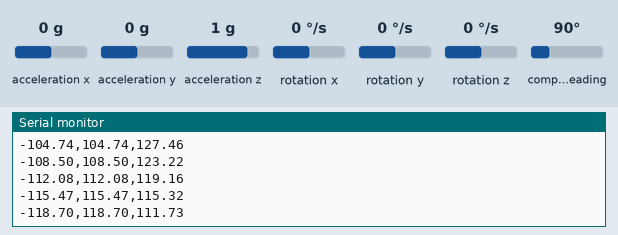
The sketch below on a simulated Arduino Uno, built with avr-gcc and run on an emulated ATmega328P. Parts: the last lines printed to the serial monitor. Inputs (shaded band) come from the test bench; at power-on: acceleration x 0 g, acceleration y 0 g, acceleration z 1 g, rotation x 0 °/s, rotation y 0 °/s, compass heading 90°, rotation z 0 °/s.

Above: at 1.2 s.
1.3 s: acceleration x set to -1.4 g
At 1.31 s:
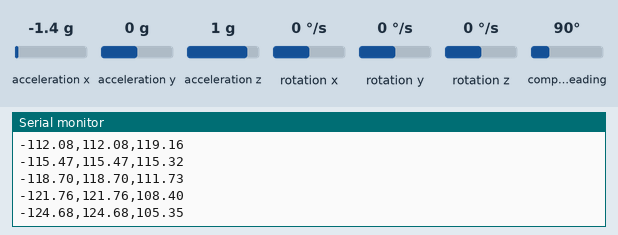
2.8 s: acceleration y set to -1.4 g
At 2.85 s:
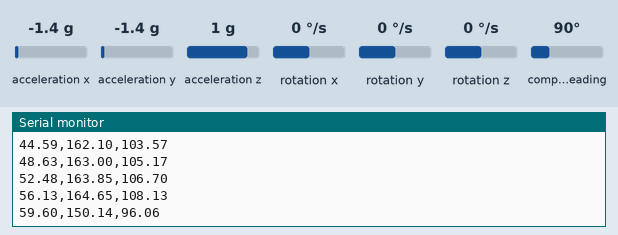
4.3 s: acceleration z set to -1.4 g
At 4.32 s:
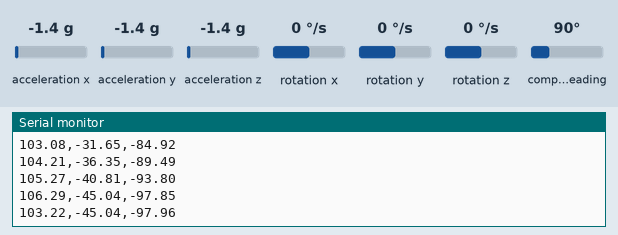
5.8 s: rotation x set to -192 °/s
At 5.85 s:
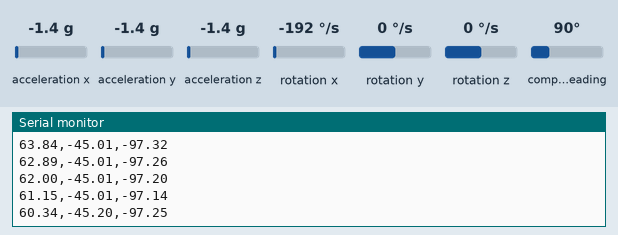
7.3 s: rotation y set to -192 °/s
At 7.32 s:
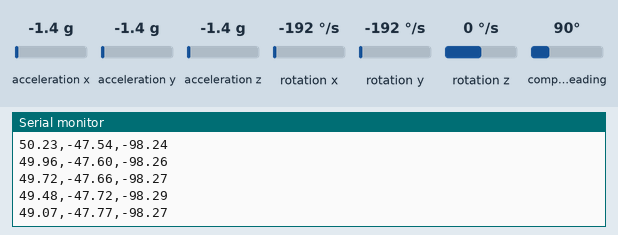
8.8 s: compass heading set to 7°
At 8.8 s:
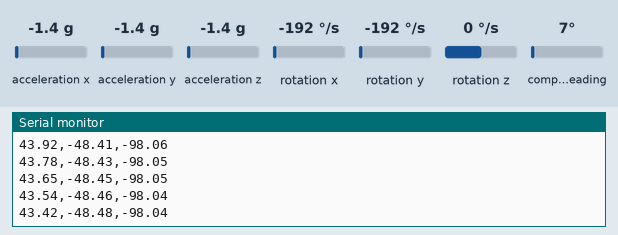
Timing chart, 0 to 11.8 s (numbered marks = the images above; inputs shaded):
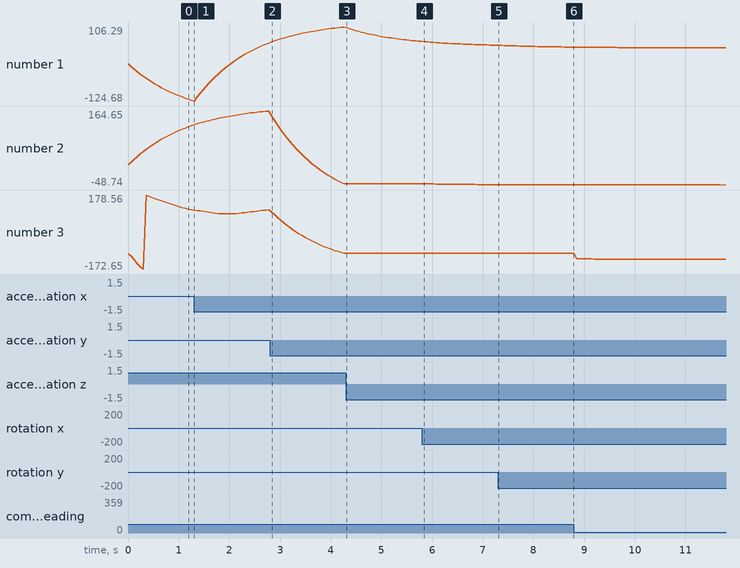

The sketch:

IMU.ino
```cpp
#include <MPU9250.h>

// an MPU9250 object with the MPU-9250 sensor on I2C bus 0 with address 0x68
MPU9250 IMU(Wire, 0x68);
int status;
float gx, gy, gz;
float thetaM, phiM;
float thetaFOld = 0, thetaFNew, phiFOld = 0, phiFNew;
float thetaG = 0.0, phiG = 0.0;
unsigned long millisOld = 0;
float dt;
float theta = 0.0, phi = 0.0;
float thetaRad, phiRad;
float psi;

void setup() {
  // serial to display data
  Serial.begin(115200);
  while(!Serial) {}

  // start communication with IMU
  status = IMU.begin();
  if (status < 0) {
    Serial.println("IMU initialization unsuccessful");
    Serial.println("Check IMU wiring or try cycling power");
    Serial.print("Status: ");
    Serial.println(status);
    while(1) {}
  }

  status = IMU.calibrateAccel();
  status = IMU.calibrateGyro();
//  IMU.setGyroBiasX_rads(0.02);
//  IMU.setGyroBiasY_rads(0);
//  IMU.setGyroBiasZ_rads(0.03);
  status = IMU.calibrateMag();
}

void readSensor() {
  IMU.readSensor();

  gx = IMU.getGyroX_rads();
  gy = IMU.getGyroY_rads();
  gz = IMU.getGyroZ_rads();

  float ax = IMU.getAccelX_mss();
  float ay = IMU.getAccelY_mss();
  float az = IMU.getAccelZ_mss();
  float mx = IMU.getMagX_uT();
  float my = IMU.getMagY_uT();
  float mz = IMU.getMagZ_uT();

  // Use accelerometer calculate pitch, roll
  thetaM = -atan2(ax / 9.8, az / 9.8) / PI * 180;
  phiM = atan2(ay / 9.8, az / 9.8) / PI * 180;
  // Move smooth
  thetaFNew = .95 * thetaFOld + .05 * thetaM;
  phiFNew = .95 * phiFOld + .05 * phiM;

  thetaFOld = thetaFNew;
  phiFOld = phiFNew;

  // Use gyro
//  Serial.print(millis());
//  Serial.print(",");
  dt = (millis() - millisOld) / 1000.0;
//  Serial.print(dt);
//  Serial.print(",");

  millisOld = millis();

  // Fusion accelerometer and gyro with no filter
  theta = (theta + gy * dt) * 0.95 + thetaM * 0.05;
  phi = (phi + gx * dt) * 0.95 + phiM * 0.05;

  // Use gyro
  thetaG = thetaG + gx * dt;
  phiG = phiG + gy * dt;

  // Compass
  thetaRad = theta / 180 * PI;
  phiRad = phi / 180 * PI;

//  Serial.print(mx);
//  Serial.print(",");
//  Serial.print(my);
//  Serial.print(",");
//  Serial.print(mz);
//  Serial.print(",");

  mx = -mx * cos(thetaRad) + my * sin(phiRad) * sin(thetaRad) - mz * cos(phiRad) * sin(thetaRad);
  my = -my * cos(phiRad) - mz * sin(phiRad);
  psi = atan2(my, mx) / PI * 180;


//  Serial.print(gx);
//  Serial.print(",");
//  Serial.print(gy);
//  Serial.print(",");
//  Serial.print(gz);
//  Serial.print(",");
//  Serial.print(thetaM);
//  Serial.print(",");
//  Serial.print(phiM);
//  Serial.print(",");

//  Serial.print(ax);
//  Serial.print(",");
//  Serial.print(ay);
//  Serial.print(",");
//  Serial.print(az);
//  Serial.print(",");
//  Serial.print(thetaG);
//  Serial.print(",");
//  Serial.println(phiG);
//  Serial.print(thetaM);
//  Serial.print(",");
//  Serial.println(phiM);

  // Print the final theta(pitch), phi(roll), psi(yaw)
  Serial.print(theta);
  Serial.print(",");
  Serial.print(phi);
  Serial.print(",");
  Serial.println(psi);
}

void loop() {
  readSensor();

  delay(50);
}
```

Measured:
- after the input at 2.8 s, the serial monitor: prints a new line at once (image 2)
- after the input at 4.3 s, the serial monitor: prints a new line at once (image 3)
- after the input at 5.8 s, the serial monitor: prints a new line at once (image 4)
- after the input at 7.3 s, the serial monitor: prints a new line at once (image 5)
- plotted number 1: -121.76 → 56.13 after the input at 1.3 s, 106.29 → 61.15 after the input at 4.3 s, 49.48 → 43.42 after the input at 7.3 s
- plotted number 2: 164.65 → -45.04 after the input at 2.8 s, -45.04 → -45.01 after the input at 4.3 s, -45.01 → -47.72 after the input at 5.8 s
- plotted number 3: 108.4 → 108.13 after the input at 1.3 s, 108.13 → -97.85 after the input at 2.8 s, -97.85 → -97.14 after the input at 4.3 s, -97.14 → -98.29 after the input at 5.8 s
